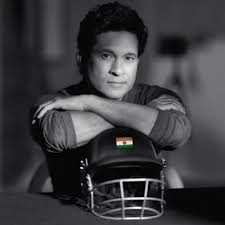
#> input picture DB/sachin/01.jpg, 225 x 225 px, found by its file name; its folder holds only this picture in this run
$ jupyter execute face_reco.ipynb
#> lines starting #> are read from the running program, lines starting #| are printed output that depends on the picture; long printed decimals are rounded
[cell 1]
import cv2
# face recogniton process
# more no of images = more accuracy in prediction

[cell 2]
def name_map(x):
    if x=='sachin':
        return 0
    if x=='obama':
        return 1
    if x=='messi':
        return 2

[cell 3]
def get_name(x):
    if x==0:
        return 'sachin'
    if x==1:
        return 'obama'
    if x==2:
        return 'messi'

[cell 4]
def detect_face(img):
    gray=cv2.cvtColor(img,cv2.COLOR_BGR2GRAY)
    face_cascade=cv2.CascadeClassifier(r'D:\DL Projects\face_detection\haarcascade_frontalface_default.xml')
    face=face_cascade.detectMultiScale(gray,minNeighbors=4)
    if len(face)==0:
        return None,None
    x,y,w,h=face[0]
    return gray[x:x+w,y:y+h],face[0]

[cell 5]
import os

[cell 6]
def prepare_training_data(data_folder):
#> called with data_folder = 'D:\\DL Projects\\face_recognition\\DB'
    dirs=os.listdir(data_folder)
    # print(dirs)
    faces=[]
    labels=[]
    for dir_name in dirs:
        sub_dir=data_folder+'/'+dir_name
        # print(sub_dir)
        images=os.listdir(sub_dir)
        # print(images)
        for img in images:
            imgpath=sub_dir+'/'+img
            # print(imgpath)
            image=cv2.imread(imgpath)
#> image is the input picture: shape (225, 225, 3); mean B, G, R 61.6, 60.1, 60.1
            cv2.imshow('training images',image)
            cv2.waitKey(500)

            face,rect=detect_face(image)
#> in detect_face, `face=face_cascade.detectMultiScale(gray,minNeighbors=4)`: face = [[89, 35, 57, 57]]
#> in detect_face, `x,y,w,h=face[0]`: x = 89; y = 35; w = 57
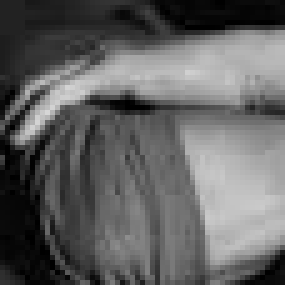
#> face: shape (57, 57) (shown 5 times larger); min 0, max 214, mean 97.4
#> rect = [89, 35, 57, 57]
            if face is not None:
                faces.append(face)
                labels.append(name_map(dir_name))
                # print(labels)

    cv2.waitKey(1)
    cv2.destroyAllWindows()
    return faces,labels

[cell 7]
faces,labels=prepare_training_data(r'D:\DL Projects\face_recognition\DB')
#> faces = 1 item; labels = [0]
print(labels)
#| [0]

[cell 8]
len(labels)
#> Out = 1
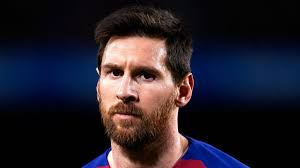
#> input picture messi1.jpg, 300 x 168 px, found by its file name
#> further down, test_img is the input picture: shape (168, 300, 3); mean B, G, R 42, 31.8, 37

[cell 9]
recognizer=cv2.face.LBPHFaceRecognizer_create()
recognizer

[cell 10]
import numpy as np

[cell 11]
recognizer.train(faces,np.array(labels))

[cell 12]
def draw_rectangle(img,rect):
    (x,y,w,h)=rect
    cv2.rectangle(img,(x,y),(x+w,y+h),(0,0,0),2)

[cell 13]
def write_text(img,text,x,y):
    cv2.putText(img,text,(x,y),cv2.FONT_HERSHEY_COMPLEX,1,(0,0,255),2)

[cell 14]
def predict_new(test_img):
    face,rect=detect_face(test_img)
#> in detect_face (call 2), `gray=cv2.cvtColor(img,cv2.COLOR_BGR2GRAY)`:
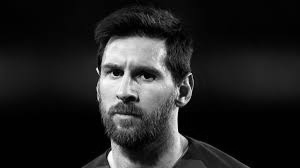
#> gray: shape (168, 300); min 0, max 253, mean 34.5
#> in detect_face (call 2), `face=face_cascade.detectMultiScale(gray,minNeighbors=4)`: face = [[83, 38, 92, 92]]
#> in detect_face (call 2), `x,y,w,h=face[0]`: x = 83; y = 38; w = 92
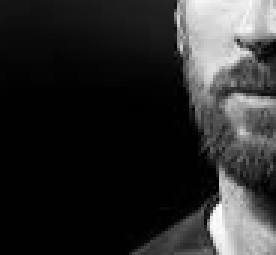
#> face: shape (85, 92) (shown 3 times larger); min 0, max 253, mean 44.2
#> rect = [83, 38, 92, 92]
    label=recognizer.predict(face)
#> label = (0, 200)
    print(label)
#| (0, 199.984)

[cell 15]
test_img=cv2.imread(r'D:\DL Projects\face_recognition\messi1.jpg')
predict_new(test_img)
